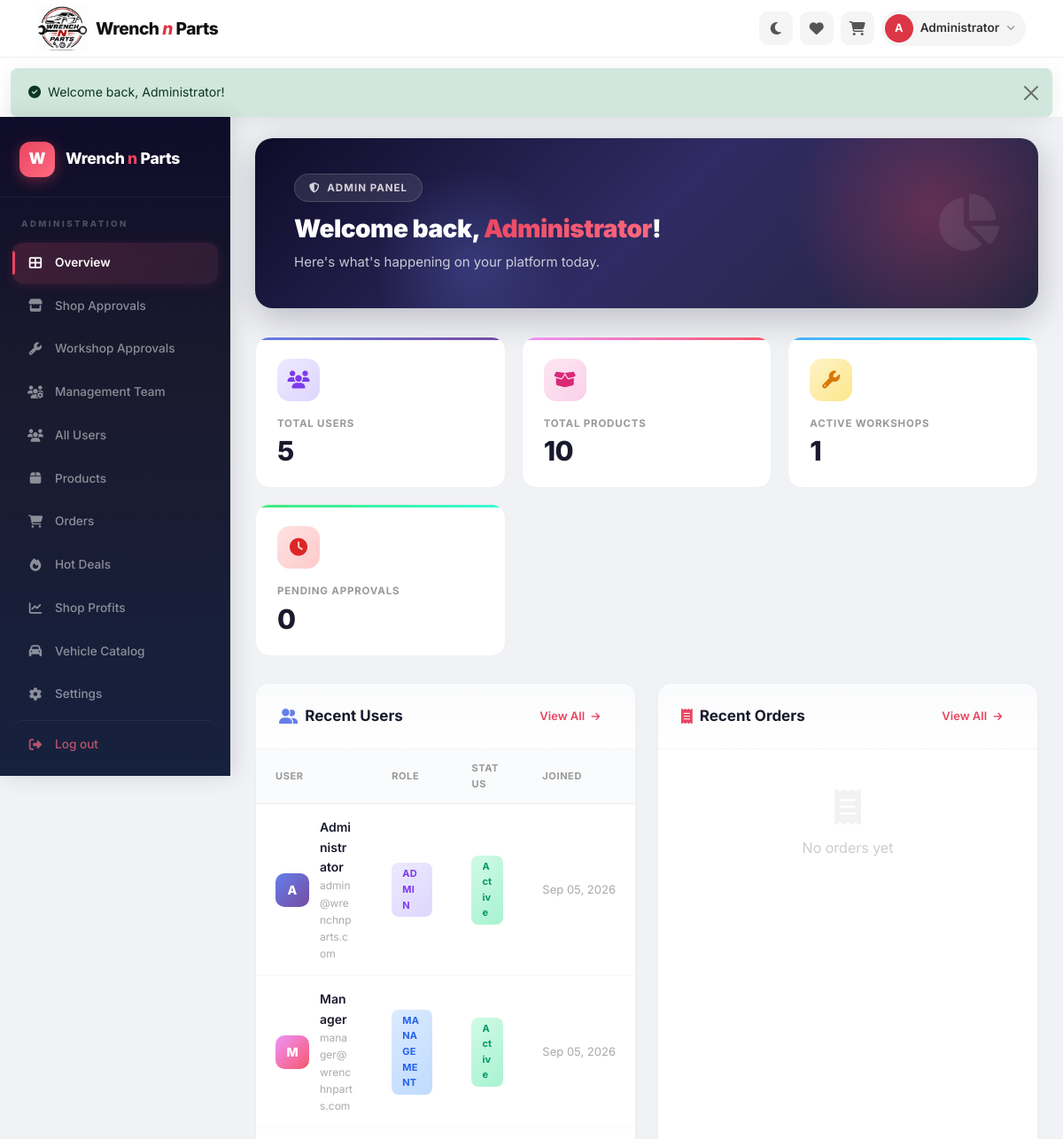
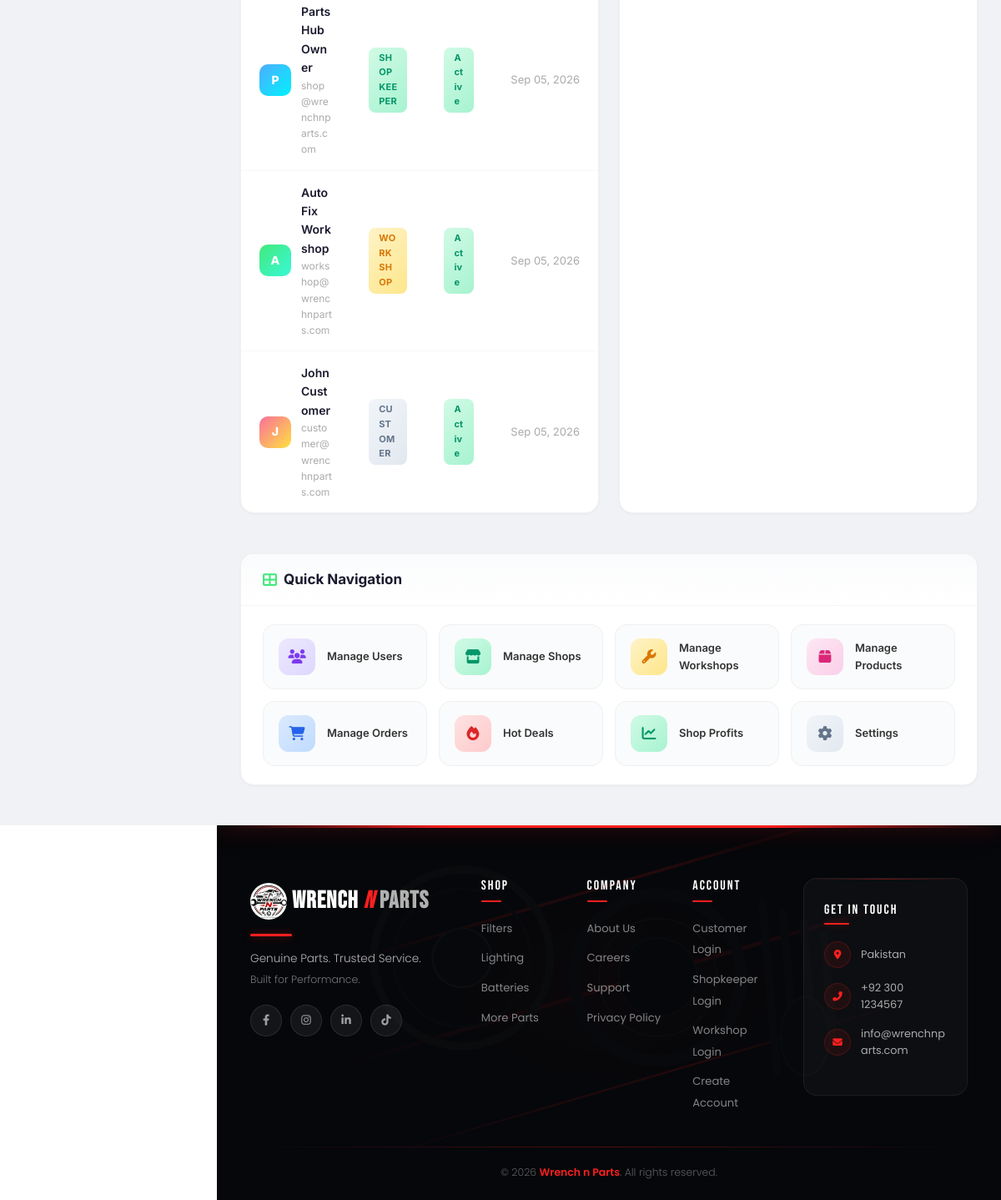
The page /legacy_php/admin/dashboard.php (signed in) on the database its author committed (2 pictures, top to bottom).
### tables this page shows
CREATE TABLE users (
    user_id INT AUTO_INCREMENT PRIMARY KEY,
    name VARCHAR(100) NOT NULL,
    email VARCHAR(150) NOT NULL UNIQUE,
    password VARCHAR(255) NOT NULL,
    phone VARCHAR(20),
    address TEXT,
    role ENUM('customer','shopkeeper','workshop','admin','management') DEFAULT 'customer',
    status ENUM('pending','active','inactive','banned') DEFAULT 'pending',
    profile_image VARCHAR(255) DEFAULT NULL,
    created_at TIMESTAMP DEFAULT CURRENT_TIMESTAMP,
    updated_at TIMESTAMP DEFAULT CURRENT_TIMESTAMP ON UPDATE CURRENT_TIMESTAMP
);

### legacy_php/includes/config.php (called while the page is built, shortened)
<?php
$conn = new mysqli(DB_HOST, DB_USER, DB_PASS, DB_NAME);
$conn->set_charset("utf8mb4");
$conn->query("SET time_zone = '+05:00'");
if (!isset($_SESSION['user_id'])) {
    $logged_in = false;
    $current_user = null;
} else {
    $stmt = $conn->prepare("SELECT * FROM users WHERE user_id = ?");
    $stmt->bind_param("i", $_SESSION['user_id']);
    $stmt->execute();
    $result = $stmt->get_result();
    $current_user = $result->fetch_assoc();
    $logged_in = true;
}
function getFlash() {
    if (isset($_SESSION['flash'])) {
        $flash = $_SESSION['flash'];
        return $flash;
    }
    return null;
}
?>

### legacy_php/admin/dashboard.php (the view, shortened to what this page needs)
<?php
require_once __DIR__ . '/../includes/config.php';
$total_users = $conn->query("SELECT COUNT(*) as cnt FROM users")->fetch_assoc()['cnt'];
$total_products = $conn->query("SELECT COUNT(*) as cnt FROM products")->fetch_assoc()['cnt'];
$active_workshops = $conn->query("SELECT COUNT(*) as cnt FROM workshops WHERE status = 'active'")->fetch_assoc()['cnt'];
$pending_approvals = $conn->query("SELECT COUNT(*) as cnt FROM users WHERE status = 'pending'")->fetch_assoc()['cnt'];
$recent_users = $conn->query("SELECT * FROM users ORDER BY created_at DESC LIMIT 5")->fetch_all(MYSQLI_ASSOC);
$recent_orders = $conn->query("SELECT o.*, u.name FROM orders o LEFT JOIN users u ON o.customer_id = u.user_id ORDER BY o.created_at DESC LIMIT 5")->fetch_all(MYSQLI_ASSOC);
include __DIR__ . '/../includes/header.php';
?>
<div class="admin-layout">
    <?php include __DIR__ . '/../includes/admin-sidebar.php'; ?>
    <main class="admin-main">
        <div class="welcome-banner">
            <div class="welcome-content">
                <div class="welcome-badge"><i class="fas fa-shield-alt me-1"></i> Admin Panel</div>
                <h1>Welcome back, <span><?php echo htmlspecialchars($current_user['name']); ?></span>!</h1>
                <p>Here's what's happening on your platform today.</p>
            </div>
            <div class="welcome-icon"><i class="fas fa-chart-pie"></i></div>
        </div>
        <div class="admin-stat-grid">
            <div class="admin-stat-card">
                <div class="stat-icon stat-icon-blue"><i class="fas fa-users"></i></div>
                <span class="stat-label">Total Users</span>
                <span class="stat-number"><?php echo number_format($total_users); ?></span>
            </div>
            <div class="admin-stat-card">
                <div class="stat-icon stat-icon-pink"><i class="fas fa-box-open"></i></div>
                <span class="stat-label">Total Products</span>
                <span class="stat-number"><?php echo number_format($total_products); ?></span>
            </div>
            <div class="admin-stat-card">
                <div class="stat-icon stat-icon-yellow"><i class="fas fa-wrench"></i></div>
                <span class="stat-label">Active Workshops</span>
                <span class="stat-number"><?php echo number_format($active_workshops); ?></span>
            </div>
            <div class="admin-stat-card">
                <div class="stat-icon stat-icon-red"><i class="fas fa-clock"></i></div>
                <span class="stat-label">Pending Approvals</span>
                <span class="stat-number"><?php echo number_format($pending_approvals); ?></span>
            </div>
        </div>
        <div class="bottom-grid">
            <div class="section-card">
                <div class="section-header">
                    <h3><i class="fas fa-user-friends" style="color:#667eea"></i> Recent Users</h3>
                    <a href="users.php" class="view-all">View All <i class="fas fa-arrow-right" style="font-size:11px;margin-left:4px;"></i></a>
                </div>
                <?php if (empty($recent_users)): ?>
                    <div class="empty-state"><i class="fas fa-users d-block"></i><p>No users yet</p></div>
                <?php else: ?>
                    <table class="dash-table">
                        <thead><tr><th>User</th><th>Role</th><th>Status</th><th>Joined</th></tr></thead>
                        <tbody>
                            <?php foreach ($recent_users as $i => $user): ?>
                                <tr>
                                    <td>
                                        <div class="user-cell">
                                            <div class="user-avatar avatar-<?php echo ($i % 5) + 1; ?>"><?php echo strtoupper(substr($user['name'], 0, 1)); ?></div>
                                            <div>
                                                <div style="font-weight:600;color:#1a1a2e;"><?php echo htmlspecialchars($user['name']); ?></div>
                                                <div style="font-size:12px;color:#aaa;"><?php echo htmlspecialchars($user['email']); ?></div>
                                            </div>
                                        </div>
                                    </td>
                                    <td><span class="role-badge role-<?php echo $user['role']; ?>"><?php echo ucfirst($user['role']); ?></span></td>
                                    <td><span class="status-badge status-<?php echo $user['status']; ?>"><?php echo ucfirst($user['status']); ?></span></td>
                                    <td style="white-space:nowrap;color:#aaa;font-size:13px;"><?php echo date('M d, Y', strtotime($user['created_at'])); ?></td>
                                </tr>
                            <?php endforeach; ?>
                        </tbody>
                    </table>
                <?php endif; ?>
            </div>
            <div class="section-card">
                <div class="section-header">
                    <h3><i class="fas fa-receipt" style="color:#e94560"></i> Recent Orders</h3>
                    <a href="orders.php" class="view-all">View All <i class="fas fa-arrow-right" style="font-size:11px;margin-left:4px;"></i></a>
                </div>
                <?php if (empty($recent_orders)): ?>
                    <div class="empty-state"><i class="fas fa-receipt d-block"></i><p>No orders yet</p></div>
                <?php endif; ?>
            </div>
        </div>
        <div class="section-card">
            <div class="section-header">
                <h3><i class="fas fa-th-large" style="color:#43e97b"></i> Quick Navigation</h3>
            </div>
            <div class="quick-links-grid">
                <a href="users.php" class="quick-link">
                    <div class="ql-icon ql-icon-users"><i class="fas fa-users"></i></div>
                    <span class="ql-text">Manage Users</span>
                </a>
                <a href="shops.php" class="quick-link">
                    <div class="ql-icon ql-icon-shops"><i class="fas fa-store"></i></div>
                    <span class="ql-text">Manage Shops</span>
                </a>
                <a href="workshops.php" class="quick-link">
                    <div class="ql-icon ql-icon-workshops"><i class="fas fa-wrench"></i></div>
                    <span class="ql-text">Manage Workshops</span>
                </a>
                <a href="products.php" class="quick-link">
                    <div class="ql-icon ql-icon-products"><i class="fas fa-box"></i></div>
                    <span class="ql-text">Manage Products</span>
                </a>
                <a href="orders.php" class="quick-link">
                    <div class="ql-icon ql-icon-orders"><i class="fas fa-shopping-cart"></i></div>
                    <span class="ql-text">Manage Orders</span>
                </a>
                <a href="hot-deals.php" class="quick-link">
                    <div class="ql-icon ql-icon-hotdeals"><i class="fas fa-fire"></i></div>
                    <span class="ql-text">Hot Deals</span>
                </a>
                <a href="shop-profits.php" class="quick-link">
                    <div class="ql-icon ql-icon-profits"><i class="fas fa-chart-line"></i></div>
                    <span class="ql-text">Shop Profits</span>
                </a>
                <a href="settings.php" class="quick-link">
                    <div class="ql-icon ql-icon-settings"><i class="fas fa-cog"></i></div>
                    <span class="ql-text">Settings</span>
                </a>
            </div>
        </div>
    </main>
</div>

### legacy_php/includes/header.php (shortened to what this page needs)
<!DOCTYPE html>
<html lang="en">
<head>
    <link href="https://cdn.jsdelivr.net/npm/bootstrap@5.3.0/dist/css/bootstrap.min.css" rel="stylesheet">
    <link href="https://cdnjs.cloudflare.com/ajax/libs/font-awesome/6.4.0/css/all.min.css" rel="stylesheet">
    <link href="<?php echo SITE_URL; ?>/css/style.css?v=<?php echo filemtime(__DIR__ . '/../css/style.css'); ?>" rel="stylesheet" id="theme-css">
    <?php
    $isAdmin = isset($_SERVER['PHP_SELF']) && (strpos($_SERVER['PHP_SELF'], '/admin/') !== false || strpos($_SERVER['PHP_SELF'], '/management/') !== false);
    if ($isAdmin):
    ?>
    <link href="<?php echo SITE_URL; ?>/css/admin.css" rel="stylesheet">
    <?php endif; ?>
    <link href="<?php echo SITE_URL; ?>/css/responsive.css?v=<?php echo filemtime(__DIR__ . '/../css/responsive.css'); ?>" rel="stylesheet">
</head>
<body>
<header class="wnp-header" id="wnpHeader">
    <div class="container">
        <div class="wnp-header-inner">
            <a class="wnp-logo" href="<?php echo SITE_URL; ?>/index.php" id="wnpLogoLink">
                <img src="<?php echo SITE_URL; ?>/uploads/logo.png" alt="Wrench n Parts" class="wnp-logo-img" id="wnpLogoImg">
                <span class="wnp-logo-text">Wrench <span class="wnp-logo-accent">n</span> Parts</span>
            </a>
            <div class="wnp-header-right">
                <button id="theme-toggle" class="wnp-icon-btn" title="Toggle theme">
                    <i class="fas fa-moon"></i>
                </button>
                <?php if ($logged_in): ?>
                    <a class="wnp-icon-btn" href="<?php echo SITE_URL; ?>/customer/wishlist.php" title="Wishlist">
                        <i class="fas fa-heart"></i>
                    </a>
                    <a class="wnp-icon-btn" href="<?php echo SITE_URL; ?>/cart.php" title="Cart">
                        <i class="fas fa-shopping-cart"></i>
                    </a>
                    <div class="wnp-user-menu">
                        <button class="wnp-user-trigger" data-bs-toggle="dropdown">
                            <span class="wnp-user-circle"><?php echo strtoupper(substr($current_user['name'], 0, 1)); ?></span>
                            <span class="wnp-user-text"><?php echo htmlspecialchars($current_user['name']); ?></span>
                            <i class="fas fa-angle-down"></i>
                        </button>
                    </div>
                <?php endif; ?>
            </div>
        </div>
    </div>
</header>
<?php
$flash = getFlash();
if ($flash): ?>
<div class="flash-container">
    <div class="alert alert-<?php echo $flash['type']; ?> alert-dismissible fade show alert-modern" role="alert">
        <div class="d-flex align-items-center">
            <i class="fas fa-<?php echo $flash['type'] === 'success' ? 'check-circle' : ($flash['type'] === 'danger' ? 'exclamation-circle' : 'info-circle'); ?> me-2"></i>
            <?php echo htmlspecialchars($flash['message']); ?>
        </div>
        <button type="button" class="btn-close" data-bs-dismiss="alert"></button>
    </div>
</div>
<?php endif; ?>

### css/admin.css (style rules this page uses)
*, *::before, *::after { box-sizing: border-box; }
.admin-layout { display: flex; min-height: calc(100vh - 56px); background: #f0f2f5; font-family: 'Inter', -apple-system, BlinkMacSystemFont, sans-serif; }
.admin-main { margin-left: 260px; flex: 1; padding: 30px 36px 70px; max-width: calc(100% - 260px); animation: fadeSlideIn 0.4s ease-out; }
.admin-stat-grid { display: grid; grid-template-columns: repeat(auto-fit, minmax(210px, 1fr)); gap: 18px; margin-bottom: 30px; }
.admin-stat-card { background: white; border-radius: 16px; padding: 24px; border: 1px solid #f0f0f0; position: relative; overflow: hidden; transition: all 0.3s cubic-bezier(.4,0,.2,1); }
.admin-stat-card::before { content: ''; position: absolute; top: 0; left: 0; right: 0; height: 3px; border-radius: 16px 16px 0 0; }
.admin-stat-card:nth-child(1)::before { background: linear-gradient(90deg, #667eea, #764ba2); }
.admin-stat-card:nth-child(2)::before { background: linear-gradient(90deg, #f093fb, #f5576c); }
.admin-stat-card:nth-child(3)::before { background: linear-gradient(90deg, #4facfe, #00f2fe); }
.admin-stat-card:nth-child(4)::before { background: linear-gradient(90deg, #43e97b, #38f9d7); }
.admin-stat-card .stat-icon { width: 48px; height: 48px; border-radius: 14px; display: flex; align-items: center; justify-content: center; font-size: 20px; margin-bottom: 16px; transition: transform 0.3s; }
.admin-stat-card .stat-label { display: block; font-size: 0.72rem; color: #999; margin-bottom: 6px; font-weight: 700; text-transform: uppercase; letter-spacing: 0.8px; }
.admin-stat-card .stat-number { display: block; font-size: 1.9rem; font-weight: 800; color: #1a1a2e; line-height: 1.1; letter-spacing: -0.5px; }
.stat-icon-blue { background: linear-gradient(135deg, #ede9fe, #ddd6fe); color: #7c3aed; }
.stat-icon-pink { background: linear-gradient(135deg, #fce7f3, #fbcfe8); color: #db2777; }
.stat-icon-yellow { background: linear-gradient(135deg, #fef3c7, #fde68a); color: #d97706; }
.stat-icon-red { background: linear-gradient(135deg, #fee2e2, #fecaca); color: #dc2626; }
.status-active { background: linear-gradient(135deg, #d1fae5, #a7f3d0); color: #059669; }
.role-badge { display: inline-block; padding: 4px 12px; border-radius: 8px; font-size: 0.7rem; font-weight: 700; text-transform: uppercase; letter-spacing: 0.4px; }
.role-admin { background: linear-gradient(135deg, #ede9fe, #ddd6fe); color: #7c3aed; }
.role-management { background: linear-gradient(135deg, #dbeafe, #bfdbfe); color: #2563eb; }
.role-shopkeeper { background: linear-gradient(135deg, #d1fae5, #a7f3d0); color: #059669; }
.role-workshop { background: linear-gradient(135deg, #fef3c7, #fde68a); color: #d97706; }
.role-customer { background: linear-gradient(135deg, #f1f5f9, #e2e8f0); color: #64748b; }
@media (max-width: 1200px) { .admin-stat-grid { grid-template-columns: repeat(3, 1fr); } }

### css/responsive.css (style rules this page uses)
html { -webkit-text-size-adjust: 100%; }
body { overflow-x: hidden; width: 100%; }
img, video, iframe, embed, canvas, svg { max-width: 100%; }
table { border-collapse: collapse; }
h1, h2, h3, h4, h5, h6, p, a, span, div, td, th, li { overflow-wrap: break-word; word-break: break-word; }
input, select, textarea, button { font-size: 16px; }
.wnp-header, .dash-layout, .admin-layout, .cust-navbar, .premium-footer, .hero-v2, .section-v2, .pd-wrapper, .bp-wrapper, .ck-page, .chat-page, .support-hero, .careers-hero, .about-hero, .privacy-hero { max-width: 100%; overflow-x: clip; }
@media (max-width: 1400px) { .admin-main { padding: 24px 28px; } }

### rows shown on the page
users: name "A", name "Administrator", email "admin@wrenchnparts.com", role "ADMIN", status "Active", created_at "Sep 05, 2026"
users: name "M", name "Manager", email "manager@wrenchnparts.com", role "MANAGEMENT", status "Active", created_at "Sep 05, 2026"
users: name "P", name "Parts Hub Owner", email "shop@wrenchnparts.com", role "SHOPKEEPER", status "Active", created_at "Sep 05, 2026"
users: name "A", name "AutoFix Workshop", email "workshop@wrenchnparts.com", role "WORKSHOP", status "Active", created_at "Sep 05, 2026"
users: name "J", name "John Customer", email "customer@wrenchnparts.com", role "CUSTOMER", status "Active", created_at "Sep 05, 2026"

### other values the page prints
$flash['message'] "Welcome back, Administrator!"
$total_users "5"
$total_products "10"
$active_workshops "1"
$pending_approvals "0"
